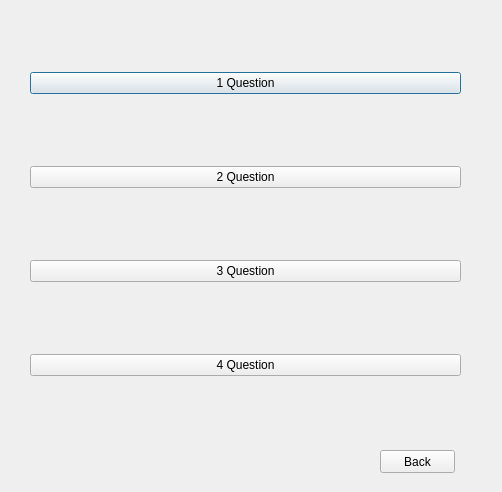
<?xml version="1.0" encoding="UTF-8"?>
<ui version="4.0">
 <class>Lesson_1</class>
 <widget class="QDialog" name="Lesson_1">
  <property name="geometry">
   <rect>
    <x>0</x>
    <y>0</y>
    <width>502</width>
    <height>492</height>
   </rect>
  </property>
  <property name="windowTitle">
   <string>Dialog</string>
  </property>
  <widget class="QWidget" name="verticalLayoutWidget">
   <property name="geometry">
    <rect>
     <x>30</x>
     <y>20</y>
     <width>431</width>
     <height>411</height>
    </rect>
   </property>
   <layout class="QVBoxLayout" name="verticalLayout">
    <property name="spacing">
     <number>20</number>
    </property>
    <property name="sizeConstraint">
     <enum>QLayout::SetDefaultConstraint</enum>
    </property>
    <property name="leftMargin">
     <number>0</number>
    </property>
    <item>
     <widget class="QPushButton" name="Open_1_Question">
      <property name="text">
       <string>1 Question</string>
      </property>
     </widget>
    </item>
    <item>
     <widget class="QPushButton" name="Open_2_Question">
      <property name="text">
       <string>2 Question</string>
      </property>
     </widget>
    </item>
    <item>
     <widget class="QPushButton" name="Open_3_Question">
      <property name="text">
       <string>3 Question</string>
      </property>
     </widget>
    </item>
    <item>
     <widget class="QPushButton" name="Open_4_Question">
      <property name="text">
       <string>4 Question</string>
      </property>
     </widget>
    </item>
   </layout>
  </widget>
  <widget class="QPushButton" name="pushButton">
   <property name="geometry">
    <rect>
     <x>380</x>
     <y>450</y>
     <width>75</width>
     <height>23</height>
    </rect>
   </property>
   <property name="text">
    <string>Back</string>
   </property>
  </widget>
 </widget>
 <resources/>
 <connections/>
</ui>
